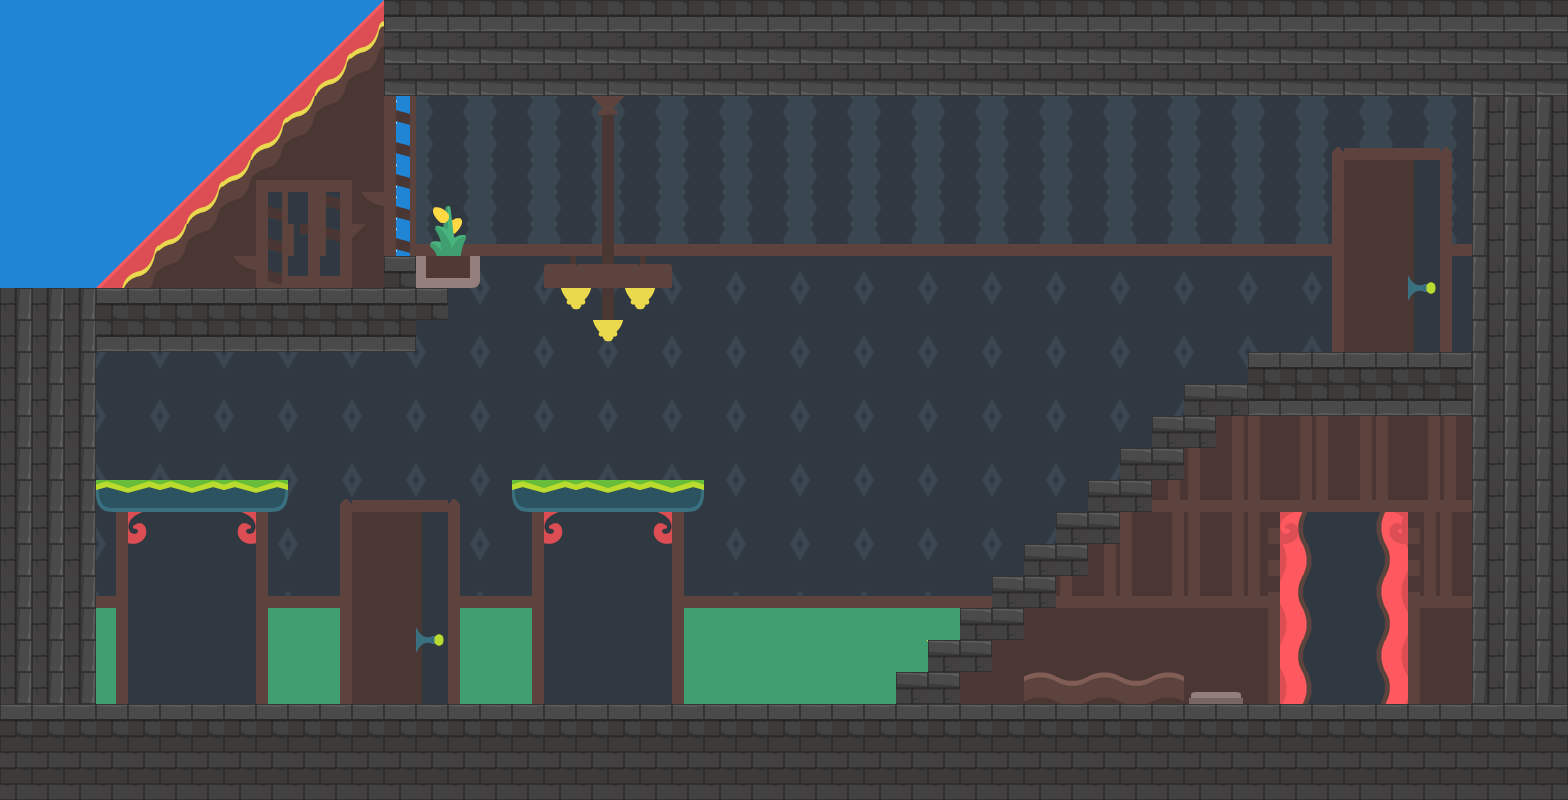

The image is a tile-based game level rendered from a .tmx file. Its description and source (layers, tilesets, objects; grid data summarised) follow:
An orthogonal 49x25 tile map with 32x32 px tiles, 9 tile layers (bd, roof, bgWall1, framing, ...).

<map version="1.4" tiledversion="1.4.2" orientation="orthogonal" renderorder="right-down" width="49" height="25" tilewidth="32" tileheight="32" infinite="0" nextlayerid="12" nextobjectid="1">
 <editorsettings>
  <export target="hallwayBG.tmx" format="tmx" />
 </editorsettings>
 <tileset firstgid="1" source="../../tiles/myTiles/Tilemap_3.tsx" />
 <layer id="6" name="bd" width="49" height="25">
  <data>[1225 cells, 332 non-empty, 12 distinct tile ids]</data>
 </layer>
 <layer id="4" name="roof" width="49" height="25">
  <data>[1225 cells, 246 non-empty, 19 distinct tile ids]</data>
 </layer>
 <layer id="5" name="bgWall1" width="49" height="25">
  <data>[1225 cells, 808 non-empty, 33 distinct tile ids]</data>
 </layer>
 <layer id="8" name="framing" width="49" height="25">
  <data>[1225 cells, 134 non-empty, 9 distinct tile ids]</data>
 </layer>
 <layer id="2" name="framingBits" width="49" height="25">
  <data>[1225 cells, 103 non-empty, 14 distinct tile ids]</data>
 </layer>
 <layer id="9" name="Tile Layer 9" width="49" height="25">
  <data>[1225 cells, 100 non-empty, 19 distinct tile ids]</data>
 </layer>
 <layer id="3" name="furniture02" width="49" height="25">
  <data>[1225 cells, 44 non-empty, 22 distinct tile ids]</data>
 </layer>
 <layer id="7" name="furniture01" width="49" height="25">
  <data>[1225 cells, 6 non-empty, 6 distinct tile ids]</data>
 </layer>
 <layer id="1" name="platforms" width="49" height="25">
  <data>[1225 cells, 412 non-empty, 5 distinct tile ids]</data>
 </layer>
</map>
